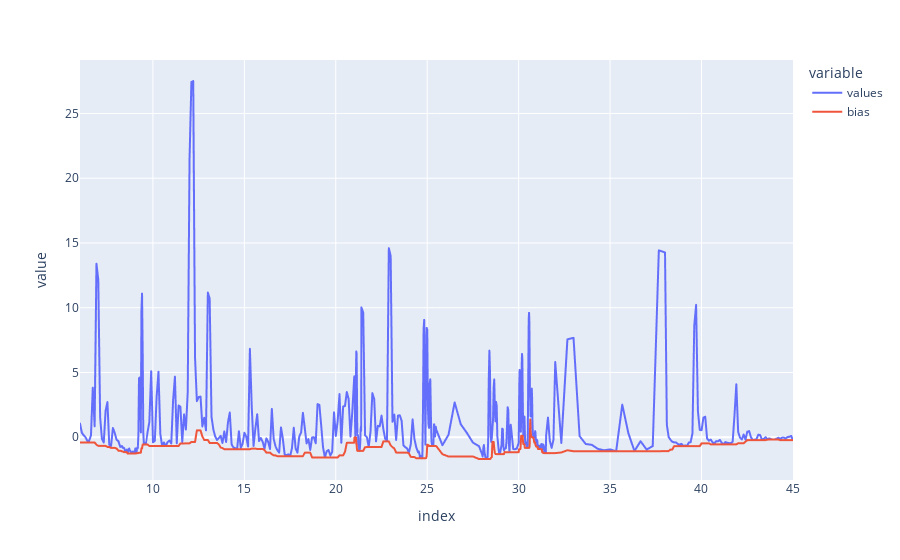

The cell this chart's notebook holds for it:
### Markdown cell above
Dans un premier temps recherche du minimum de la courbe au cours du temps

### Code cell
bias = newdf['values'].rolling(15, center=True).min()
bias = pd.concat([pd.DataFrame([np.NaN] * tools.PADDING), bias]) # pour compenser le padding du filtre à 0 et éliminer l'effet de bord
bias = pd.concat([bias, pd.DataFrame([np.NaN] * tools.PADDING)])
bias = bias.fillna(method='ffill') # on retire les Nan en forward et backward (pour être sûr qu'il n'y en ai plus)
bias = bias.fillna(method='bfill')
newdf['bias'] = bias.to_numpy()[tools.PADDING : -tools.PADDING] # affichage uniquement de la partie qui nous intéresse
newdf.plot()

### Figure 1 — Plotly figure (JSON) as saved in the notebook; plotly's stock layout.template omitted (floating-point values rounded to 4 significant figures; data arrays with more than 128 entries replaced by an {"elided": "..."} marker saying what was removed)
{"data": [{"hovertemplate": "variable=values<br>index=%{x}<br>value=%{y}<extra></extra>", "legendgroup": "values", "line": {"color": "#636efa", "dash": "solid"}, "mode": "lines", "name": "values", "showlegend": true, "type": "scattergl", "x": {"elided": "505 float values"}, "xaxis": "x", "y": {"elided": "505 float values"}, "yaxis": "y"}, {"hovertemplate": "variable=bias<br>index=%{x}<br>value=%{y}<extra></extra>", "legendgroup": "bias", "line": {"color": "#EF553B", "dash": "solid"}, "mode": "lines", "name": "bias", "showlegend": true, "type": "scattergl", "x": {"elided": "505 float values"}, "xaxis": "x", "y": {"elided": "505 float values"}, "yaxis": "y"}], "layout": {"legend": {"title": {"text": "variable"}, "tracegroupgap": 0}, "margin": {"t": 60}, "xaxis": {"anchor": "y", "domain": [0, 1], "title": {"text": "index"}}, "yaxis": {"anchor": "x", "domain": [0, 1], "title": {"text": "value"}}}}
